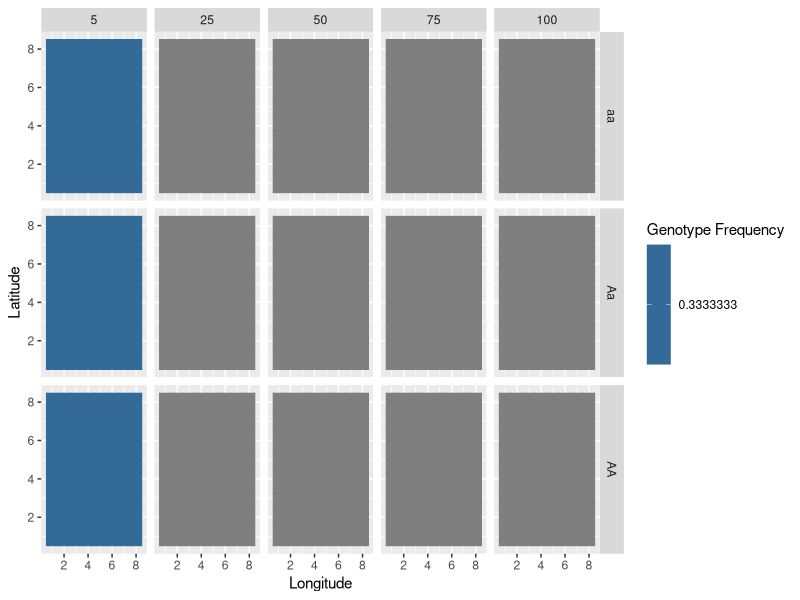
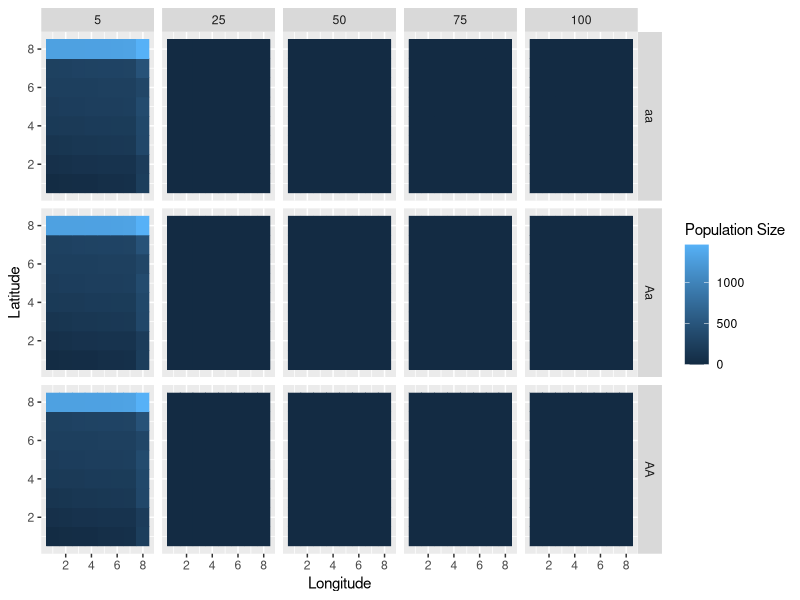

The R script that drew these images, in order:
library(here)
library(tidyverse)

# Mee Simulation ----------------------------------------------------------

## Parameters:

NUM.reps <- 1 # The number of replicate simulations to run
NUM.gens.pre.fishing <- 5 # The number of generations before any fishery
NUM.gens.pre.reserve <- 25 # The number of generations of fishing before reserves are installed
NUM.gens.post.reserve <- 70 # The number of generations with the reserve installed

NS.patches <- 8 # the number of patches on the north-south axis
EW.patches <- 8 # the number of patches on the east-west axis
patch.size <- 100 # the width and height of each grid cell in meters (COULD BE METERS?)
## View the "world" coordinates:
view.world <- array(seq(0,NS.patches*EW.patches),c(NS.patches,EW.patches))
view.world

init.a <- 0.1 # The initial frequency of the low movement allele

sb <- 0.37 # survival proportion for babies
s <- 0.37 # survival proportion
dd <- 0.0005 # density dependendence of baby survival 
fecundity <- 1500 # The number of babies produced, on average, by each adult female each year.
maturity.age <- 1.5 # The average age at which individuals mature (i.e., the age at which 50% of individuals are mature)
fished.factor <- 0.8
#fished <- fished.factor*(1-s) # Fishing mortality: the proportion of adults that get fished per year
fished <- fished.factor
buffer.fished <- 0.2
reserves.at <- c(21,29,22,30) # This determines which patches are marine reserves. Should be a list: e.g., for one reserve, c(369,370,371,372,389,390,391,392,409,410,411,412,429,430,431,432)
bold.mover.distance <- 800 # Individuals with AA genotype move this distance on average every year, in meters
lazy.mover.distance <- 600 # Individuals with aa genotype move this distance on average every year, in meters
Dominance.coefficient <- 0.5 # Dominance coefficient
Heritability.index <- 2 # Influences stochastic variation in movement distance. High numbers decrease variation by reducing the variance around the phenotypic mean in a negative binomial distribution. The phenotypic mean is determined by the genotype.
buffer.at <- c()

############################################################################
## Create the world

NUM.age.classes <- 3
NUM.sexes <- 2
NUM.genotypes <- 3

world <- array(0, c(NS.patches, EW.patches, NUM.age.classes, NUM.sexes, NUM.genotypes))


############################################################################
## This populates the world.

init <- function() {
  init.AA <<- round(200*(1-init.a)^2)
  init.Aa <<- round(200*2*(init.a)*(1-init.a))
  init.aa <<- round(200*(init.a)^2)
  pop <<- world
  for(lat in 1:NS.patches) {
    for(lon in 1:EW.patches) {
      for(i in 1:NUM.age.classes) {
        for(j in 1:NUM.sexes) {
          pop[lat,lon,i,j,1] <- init.AA
          pop[lat,lon,i,j,2] <- init.Aa
          pop[lat,lon,i,j,3] <- init.aa
        }
      }
    }
  }
  return(pop)
}

############################################################################
## This function creates an array to tell the simulation the reserve locations

where.reserves <- function(reserves.at) {
  reserve.patches <- array(0, c(NS.patches, EW.patches))
  for(i in 1:length(reserves.at)) {
    x <- ((reserves.at[i]-1) %/% NS.patches) + 1
    y <- ((reserves.at[i]-1) %% NS.patches) + 1
    reserve.patches[y,x] <- 1
  }
  return(reserve.patches)
}
reserve.patches <- where.reserves(reserves.at)

############################################################################
## This function creates an array to tell the simulation the reserve locations

where.buffer <- function(buffer.at) {
  buffer.patches <- array(0, c(NS.patches, EW.patches))
  for(i in 1:length(buffer.at)) {
    x <- ((buffer.at[i]-1) %/% NS.patches) + 1
    y <- ((buffer.at[i]-1) %% NS.patches) + 1
    buffer.patches[y,x] <- 1
  }
  return(buffer.patches)
}
buffer.patches <- where.buffer(buffer.at)


############################################################################
## This function sets up the Sea surface temperature grid

init_SST <- function() {
  SST.patches <- array(25, c(NS.patches, EW.patches))
  return(SST.patches)
}


############################################################################
## This function causes adults to reproduce in spawning areas

spawn <- function(pop) {
  
  fec <- fecundity
  
  for(lat in 1:NS.patches) {
    for(lon in 1:EW.patches) {
      num.females <- sum(pop[lat,lon,3,1,])
      num.males <- sum(pop[lat,lon,3,2,])
      # Spawning only occurs if there is at least one males and one females in the patch
      if(num.females > 0 && num.males > 0) {
        # All females produce the same mean number of eggs
        NUM.A.eggs <- rpois(1,fec*pop[lat,lon,3,1,1] + fec*pop[lat,lon,3,1,2]/2)
        NUM.a.eggs <- rpois(1,fec*pop[lat,lon,3,1,3] + fec*pop[lat,lon,3,1,2]/2)
        # Males produce sperm in proportion to their genotypes 
        freq.A.sperm <- pop[lat,lon,3,2,1]/num.males + (pop[lat,lon,3,2,2]/num.males)/2
        freq.a.sperm <- pop[lat,lon,3,2,3]/num.males + (pop[lat,lon,3,2,2]/num.males)/2
        # Sperm fertilize eggs in proportion to sperm genotype frequencies
        AA <- rbinom(1,NUM.A.eggs,freq.A.sperm)
        aa <- rbinom(1,NUM.a.eggs,freq.a.sperm)
        Aa <- NUM.A.eggs+NUM.a.eggs-AA-aa
        # Divide zygotes 50:50 among the sexes
        AA.f <- rbinom(1,AA,0.5)
        AA.m <- AA-AA.f
        Aa.f <- rbinom(1,Aa,0.5)
        Aa.m <- Aa-Aa.f
        aa.f <- rbinom(1,aa,0.5)
        aa.m <- aa-aa.f
        # Female babies
        pop[lat,lon,1,1,1] <- pop[lat,lon,1,1,1] + AA.f
        pop[lat,lon,1,1,2] <- pop[lat,lon,1,1,2] + Aa.f
        pop[lat,lon,1,1,3] <- pop[lat,lon,1,1,3] + aa.f
        # Male babies
        pop[lat,lon,1,2,1] <- pop[lat,lon,1,2,1] + AA.m
        pop[lat,lon,1,2,2] <- pop[lat,lon,1,2,2] + Aa.m
        pop[lat,lon,1,2,3] <- pop[lat,lon,1,2,3] + aa.m
      }
    }
  }
  return(pop)
}

############################################################################
## This function calculates temperature based mortality based on sea surface temperature, temperature range and optimal temperature of species

calc_mortality <- function(SST, opt.temp, temp.range) {
  nat.m = 1 - exp((-(SST - opt.temp)^2)/(temp.range^2)) # temperature based mortality function from Walsworth et al.
  return(nat.m)
}

############################################################################
## This function determines density dependent survival proportion for babies

survival <- function(num) {
  s <- sb # general survival rate for babies
  dd <- dd # density dependendence of survival
  result <- s/(1 + dd * num)
}

############################################################################
## This function determines natural survival and recruitment within each grid cell.

p <- 1/(maturity.age)

recruit <- function(pop) {
  recruit.array <- world
  for(lat in 1:NS.patches) {
    for(lon in 1:EW.patches) {
      for(i in 1:NUM.age.classes) {
        if(i == 1) {
          # Some babies survive and recruit to juvenile age class
          s1 <- survival(sum(pop[lat,lon,i,,]))
          for(j in 1:NUM.sexes) {
            for(k in 1:NUM.genotypes) {
              if(pop[lat,lon,i,j,k] > 0) {
                recruit.array[lat,lon,i+1,j,k] <- recruit.array[lat,lon,i+1,j,k] + rbinom(1,pop[lat,lon,i,j,k],s1)
              }
            }
          }
        }
        if(i == 2) {
          # Some juveniles survive
          for(j in 1:NUM.sexes) {
            for(k in 1:NUM.genotypes) {
              if(pop[lat,lon,i,j,k] > 0) {
                juvies.surviving <- rbinom(1,pop[lat,lon,i,j,k],s)
                # Some juveniles recruit to adult age class
                juvies.recruiting <- rbinom(1,juvies.surviving,p)
                recruit.array[lat,lon,i+1,j,k] <- recruit.array[lat,lon,i+1,j,k] + juvies.recruiting
                # The rest of the juveniles remain in the juvenile age class
                recruit.array[lat,lon,i,j,k] <- recruit.array[lat,lon,i,j,k] + juvies.surviving-juvies.recruiting
              }
            }
          }
        }
        if(i == 3) {
          # Some adults survive
          for(j in 1:NUM.sexes) {
            for(k in 1:NUM.genotypes) {
              if(pop[lat,lon,i,j,k] > 0) {
                recruit.array[lat,lon,i,j,k] <- recruit.array[lat,lon,i,j,k] + rbinom(1,pop[lat,lon,i,j,k],s)
              }
            }
          }
        }
      }
    }
  }
  return(recruit.array)
}

############################################################################
## This function determines fishing mortality within each grid cell, depending whether the cell is a reserve.

fishing <- function(pop,gen) {
  if(gen <= pre.reserve.gens+pre.fishing.gens) {
    each.patch.pop <- array(0,c(NS.patches,EW.patches))
    for(i in 2:NUM.age.classes) {
      for(j in 1:NUM.sexes) {
        for(k in 1:NUM.genotypes) {
          each.patch.pop[,] <- each.patch.pop[,] + pop[,,i,j,k]
        }
      }
    }
    mean.per.patch.pop <- mean(each.patch.pop)
    ff <- mean.per.patch.pop*(1/fished-1)
    if(mean.per.patch.pop > 0) {
      for(lat in 1:NS.patches) {
        for(lon in 1:EW.patches) {
          patch.pop <- sum(pop[lat,lon,c(2,3),,])
          if(patch.pop > 0) {
            f <- patch.pop/(ff+patch.pop)
            for(i in 2:NUM.age.classes) {
              for(j in 1:NUM.sexes) {
                for(k in 1:NUM.genotypes) {
                  pop[lat,lon,i,j,k] <- rbinom(1,pop[lat,lon,i,j,k],(1-f))
                }
              }
            }
          }
        }
      }
    }
  }
  if(gen > pre.reserve.gens+pre.fishing.gens) {
    reserve.area <- sum(reserve.patches)/(NS.patches*EW.patches)
    fished.adj <- fished*1/(1-reserve.area)
    each.patch.pop <- array(0,c(NS.patches,EW.patches))
    for(i in 2:NUM.age.classes) {
      for(j in 1:NUM.sexes) {
        for(k in 1:NUM.genotypes) {
          each.patch.pop[,] <- each.patch.pop[,] + pop[,,i,j,k]
        }
      }
    }
    for(lat in 1:NS.patches) {
      for(lon in 1:EW.patches) {
        if(reserve.patches[lat,lon] == 1) {
          each.patch.pop[lat,lon] <- NaN
        }
      }
    }
    mean.per.patch.pop <- mean(each.patch.pop,na.rm=TRUE)
    ff <- mean.per.patch.pop*(1/fished.adj-1)
    if(mean.per.patch.pop > 0) {
      for(lat in 1:NS.patches) {
        for(lon in 1:EW.patches) {
          if(reserve.patches[lat,lon] == 0) {
            patch.pop <- sum(pop[lat,lon,c(2,3),,])
            if(patch.pop > 0) {
              f <- patch.pop/(ff+patch.pop)
              for(i in 2:NUM.age.classes) {
                for(j in 1:NUM.sexes) {
                  for(k in 1:NUM.genotypes) {
                    pop[lat,lon,i,j,k] <- rbinom(1,pop[lat,lon,i,j,k],(1-f))
                  }
                }
              }
            }
          }
        }
      }
    }
  }
  return(pop)
}

############################################################################
## This function determines how far each individual moves. Movement distance for each genotype is drawn from a negative bimonial function. Babies do not move between grid cells. 

move <- function(pop) {
  
  h <- Dominance.coefficient # Dominance coefficient
  Hom.A.movers <- bold.mover.distance # Individuals with AA genotype move this distance on average, in nautical miles
  Hom.a.movers <- lazy.mover.distance # Individuals with aa genotype move this distance on average, in nautical miles
  Het.movers <- min(Hom.A.movers,Hom.a.movers) + h * abs(Hom.A.movers - Hom.a.movers)
  Herit <- Heritability.index # Influences heritability of movement. High numbers increase heritability by reducing the variance around the phenotypic mean. The phenotypic mean is determined by the genotype.
  
  move.array <- world
  
  for(lat in 1:NS.patches) {
    for(lon in 1:EW.patches) {
      for(i in 2:NUM.age.classes) {
        for(j in 1:NUM.sexes) {
          for(k in 1:NUM.genotypes) {
            if(k == 1) { mean.dist <- Hom.A.movers }
            if(k == 2) { mean.dist <- Het.movers }
            if(k == 3) { mean.dist <- Hom.a.movers }
            if(pop[lat,lon,i,j,k] > 0) {
              # movers are subtracted from the present grid cell
              move.array[lat,lon,i,j,k] <- move.array[lat,lon,i,j,k] - pop[lat,lon,i,j,k]
              # determine the distribution of movement distances in nautical miles:
              dist <- rnbinom(pop[lat,lon,i,j,k], mu = mean.dist, size = Herit)
              # determine the direction of each move
              theta <- runif(pop[lat,lon,i,j,k],0,2*pi)
              # bias this movement in the north-south direction (along coasts) if this is a great white shark simulation (otherwise, comment out the next three lines):
              #f.adj <- function(x, u) x-cos(x)*sin(x) - u
              #my.uniroot <- function(x) uniroot(f.adj, c(0, 2*pi), tol = 0.0001, u = x)$root
              #theta <- vapply(theta, my.uniroot, numeric(1))
              # convert direction and distance into a distance in the x-direction (longitude)
              x <<- cos(theta)*dist
              # bounce off edges (assume fish start in centre of cell)
              for(m in 1:length(x)) {
                miss_x.edges <- FALSE
                while(miss_x.edges==FALSE) {
                  if(x[m] <= patch.size*(EW.patches-lon)+patch.size/2) {
                    if(x[m] >= patch.size/2-lon*patch.size) {
                      miss_x.edges <- TRUE }
                  }
                  if(x[m] > patch.size*(EW.patches-lon)+patch.size/2) {
                    x[m] <- -(x[m]-2*(patch.size*(EW.patches-lon)+patch.size/2))
                    # distance penalty for hitting an edge
                    #x[m] <- x[m] + 1
                  }
                  if(x[m] < patch.size/2-lon*patch.size) {
                    x[m] <- -(x[m]-2*(patch.size/2-lon*patch.size))
                    # distance penalty for hitting an edge
                    #x[m] <- x[m] - 1
                  }
                }
              }
              # convert direction and distance into a distance in the y-direction (latitude)
              y <<- sin(theta)*dist
              # bounce off edges (assume fish start in centre of cell)
              for(m in 1:length(y)) {
                miss_y.edges <- FALSE
                while(miss_y.edges==FALSE) {
                  if(y[m] <= patch.size*(NS.patches-lat)+patch.size/2) {
                    if(y[m] >= patch.size/2-lat*patch.size) {
                      miss_y.edges <- TRUE }
                  }
                  if(y[m] > patch.size*(NS.patches-lat)+patch.size/2) {
                    y[m] <- -(y[m]-2*(patch.size*(NS.patches-lat)+patch.size/2))
                    # distance penalty for hitting an edge
                    #y[m] <- y[m] + 1
                  }
                  if(y[m] < patch.size/2-lat*patch.size) {
                    y[m] <- -(y[m]-2*(patch.size/2-lat*patch.size))
                    # distance penalty for hitting an edge
                    #y[m] <- y[m] - 1
                  }
                }
              }
              # convert movement distances into numbers of grid cells (assume fish start in centre of cell):
              xy <- as.data.frame(cbind(x,y))
              hx <- hist(xy$x, breaks = seq(round(min(x),-2)-patch.size/2,round(max(x),-2)+patch.size/2,patch.size), plot = FALSE)
              xbreaks <- hx$breaks
              xmids <- hx$mids
              hy <- hist(xy$y, breaks = seq(round(min(y),-2)-patch.size/2,round(max(y),-2)+patch.size/2,patch.size), plot = FALSE)
              ybreaks <- hy$breaks
              ymids <- hy$mids
              freq <-  as.data.frame(table(cut(xy[,2], ybreaks,labels=ymids),cut(xy[,1], xbreaks,labels=xmids)))
              freq2D <- as.data.frame(array(0,c(length(ymids),length(xmids))))
              names(freq2D) <- xmids/patch.size
              row.names(freq2D) <- ymids/patch.size
              freq2D[cbind(freq[,1], freq[,2])] <- freq[,3]
              # populate the move.array with movers (and stayers)
              for(xx in 1:length(xmids)) {
                for(yy in 1:length(ymids)) {
                  move.array[lat+as.numeric(row.names(freq2D)[yy]),lon+as.numeric(names(freq2D)[xx]),i,j,k] <- move.array[lat+as.numeric(row.names(freq2D)[yy]),lon+as.numeric(names(freq2D)[xx]),i,j,k] + freq2D[yy,xx]
                }
              }
            }
          }
        }
      }
    }
  }
  # add move.array to pop to finish movement
  return(pop+move.array)
}

############################################################################
## THE SIMULATION ##########################################################

reps <- NUM.reps

pre.fishing.gens <- NUM.gens.pre.fishing
pre.reserve.gens <- NUM.gens.pre.reserve
post.reserve.gens <- NUM.gens.post.reserve
gens <- pre.fishing.gens+pre.reserve.gens+post.reserve.gens

output.array <- array(0 ,c(NS.patches, EW.patches, NUM.age.classes, NUM.sexes, NUM.genotypes, gens, reps))

for(rep in 1:reps) {
  #print(rep)
  pop <- init()
  for(t in 1:gens) {
    output.array[,,,,,t,rep] <- pop
    pop <- spawn(pop)
    pop <- recruit(pop)
    if(t > pre.fishing.gens) {
      gen <- t
      pop <- fishing(pop,gen)
    }
    pop <- move(pop)
    print(t)
  }
}

#save.image(file= here("outputs" ,"disp_image.RData")) #specify output file path here


# Allie Explore -----------------------------------------------------------

# Output results into a dataframe
output_df = data.frame() #create dataframe to hold results

for(a in 1:reps) {
  world_sub <- array(0, c(NS.patches, EW.patches))
  for(b in 1:gens) {
    for(c in 1:NUM.genotypes) {
      for(d in 1:NUM.sexes) {
        for(e in 1:NUM.age.classes) {
          world_sub = output.array[,,e,d,c,b,a] %>% 
            as.data.frame()
          world_sub$rep = paste0(a)
          world_sub$generation = paste0(b)
          world_sub$genotype = paste0(c)
          world_sub$sex = paste0(d)
          world_sub$age = paste0(e)
          world_sub$lat = c(1:NS.patches)
          output_df = bind_rows(output_df, world_sub)
        }
      }
    }
  }
}

# Wrangle dataframe into plottable format
output_df = output_df %>% 
  pivot_longer(V1:V8,
               names_to = "lon",
               values_to = "pop") %>% 
  mutate(lon = case_when(
    lon == "V1" ~ 1,
    lon == "V2" ~ 2,
    lon == "V3" ~ 3,
    lon == "V4" ~ 4,
    lon == "V5" ~ 5,
    lon == "V6" ~ 6,
    lon == "V7" ~ 7,
    lon == "V8" ~ 8
  )) %>% 
  mutate(genotype = case_when(
    genotype == 1 ~ "AA",
    genotype == 2 ~ "Aa",
    genotype == 3 ~ "aa"
  )) %>% 
  mutate(genotype = as.factor(genotype)) %>% 
  mutate(lat = as.numeric(lat)) %>% 
  mutate(lon = as.numeric(lon))


#write_csv(output_df, here("intermediate_data" , "test.csv"))



#Summarize pop size and frequency by genotype
geno_sum = output_df %>% 
  group_by(lat, lon, rep, generation,genotype) %>% 
  summarise(geno_pop_sum = sum(pop)) 

pop_sum = output_df %>% 
  group_by(lat, lon, rep, generation) %>% 
  summarise(pop_sum = sum(pop))


output_sum = full_join(geno_sum, pop_sum) %>%
  mutate(freq = geno_pop_sum/pop_sum) %>% 
  filter(generation %in% c(5, 25, 50, 75, 100)) %>%
  mutate(generation = as.numeric(generation))


#write_csv(output_sum, here("intermediate_data" , "test_freq.csv"))


ggplot(output_sum, aes(lon, lat, color = freq, fill = freq)) +
  geom_tile() + facet_grid(genotype~generation) + 
  labs(x = "Longitude", y = "Latitude", fill = "Genotype Frequency", color = "Genotype Frequency") 

ggplot(output_sum, aes(lon, lat, color = geno_pop_sum, fill = geno_pop_sum)) +
  geom_tile() + facet_grid(genotype~generation) + 
  labs(x = "Longitude", y = "Latitude", fill = "Population Size", color = "Population Size")
